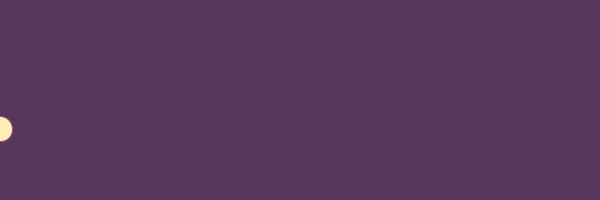
Frame 1 (no input)
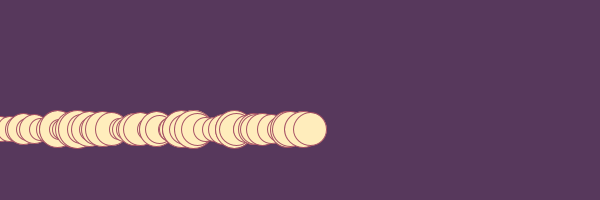
Frame 60 (the mouse pressed at the canvas centre just before this capture)
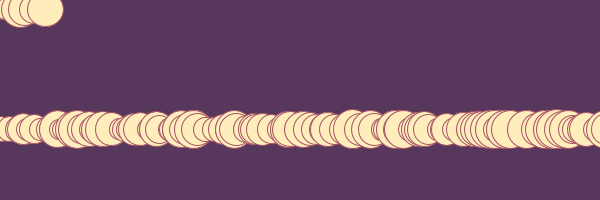
Frame 120 (the mouse held since frame 60 and released just before this capture)

The Processing sketch that drew these frames (run headless with seeded random() and noise(); from frame 60 on, the mouse is pressed at the canvas centre):

// Processing sketch: processing_145574
// ── processing_145574.pde

float x;
float y;
float d;

void setup ()
{
  size (600, 200); 
  smooth();
  background (#57385c);
  
  x = 0;
  y = random (0, height);
  d = random (20, 40);
}

void draw ()
{
  stroke (#A75265);
  strokeWeight (1);
  fill (#ffedbc);
  ellipse (x, y, d, d);
  
  x+= random (1, 10);
  d = random (20, 40);
  
  if (x > width+15)
  {
    x = 0;
    y = random (0, height);
  }
  
}


void mousePressed ()
{
  background (#57385c);
}
